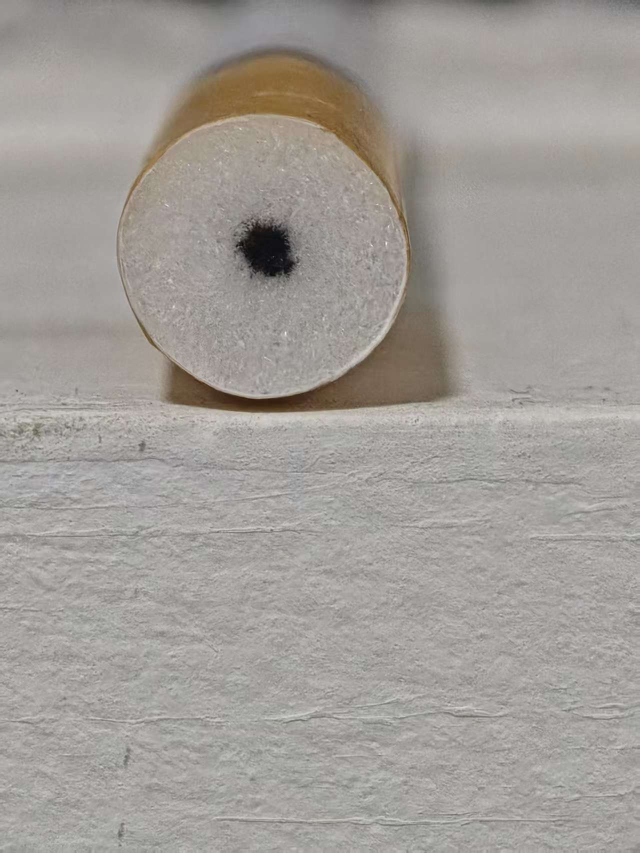
#> input picture cigt/pict/2e26e6fd2e300f2e912e168ef705a391.jpg, 1279 x 1706 px (shown at 1/2 size); its folder holds only this picture in this run
$ python test_real.py
#> lines starting #> are read from the running program, lines starting #| are printed output that depends on the picture; after the words box and inside, x2 and y2 are one past the last pixel; in counts of white or black regions, pixels touching at a corner belong together; long printed decimals are rounded
### cigt/detector/filter_detector.py
from dataclasses import dataclass, field
from typing import List, Optional, Tuple

import cv2
import numpy as np


@dataclass
class DetectionConfig:
    blur_ksize: int = 7
    canny_low: int = 40
    canny_high: int = 140

    min_filter_area: int = 500
    min_filter_circularity: float = 0.3
    min_filter_coverage: float = 0.25

    use_color: bool = True
    use_dark: bool = True
    sat_threshold: int = 70
    dark_value: int = 110
    min_area: int = 30
    min_area_ratio: float = 0.004
    max_area_ratio: float = 0.25
    max_center_dist: float = 0.6
    morph_ksize: int = 3
    line_radius_ratio: float = 0.9

    reject_threshold: float = 0.25
    reject_missing_line: bool = True
    reject_no_filter: bool = True
    filter_radius_mm: float = 3.9

    hough_param1: int = 100
    hough_param2: int = 45
    min_filter_ratio: float = 0.04
    max_filter_ratio: float = 0.65


@dataclass
class EllipseInfo:
    cx: float
    cy: float
    rx: float
    ry: float
    angle: float
    area: float

    @property
    def radius(self) -> float:
        return (abs(self.rx) + abs(self.ry)) / 2.0


@dataclass
class FlavorLineResult:
    x: int
    y: int
    area: int
    rel_x: float
    rel_y: float
    offset_ratio: float
    offset_mm: float
    ellipse: Optional[EllipseInfo] = None


@dataclass
class DetectionResult:
    filter_found: bool = False
    filter_ellipse: Optional[EllipseInfo] = None
    has_flavor_line: bool = False
    lines: List[FlavorLineResult] = field(default_factory=list)
    offset_ratio: Optional[float] = None
    offset_mm: Optional[float] = None
    qualified: Optional[bool] = None
    reject: bool = False


class FilterDetector:
    def __init__(self, cfg: Optional[DetectionConfig] = None):
        self.cfg = cfg or DetectionConfig()

    def set_config(self, cfg: DetectionConfig) -> None:
        self.cfg = cfg

    def detect(self, image: np.ndarray) -> DetectionResult:
        result = DetectionResult()
        if image is None:
            return result
        if image.ndim == 2:
            image = cv2.cvtColor(image, cv2.COLOR_GRAY2BGR)
        gray = cv2.cvtColor(image, cv2.COLOR_BGR2GRAY)

        filtered = self._filter(gray)
        edges = self._edges(filtered)
        ellipse = self._find_filter_ellipse(filtered, edges)
        if ellipse is None:
            ellipse = self._find_filter_fallback(gray)
        if ellipse is None:
            result.reject = self.cfg.reject_no_filter
            return result

        result.filter_found = True
        result.filter_ellipse = ellipse
        result.lines = self._detect_lines(image, ellipse)
        result.has_flavor_line = len(result.lines) > 0

        if result.lines:
            main = min(result.lines, key=lambda ln: ln.offset_ratio)
            result.offset_ratio = main.offset_ratio
            result.offset_mm = main.offset_mm
            exceed = any(ln.offset_ratio > self.cfg.reject_threshold for ln in result.lines)
            result.qualified = not exceed
        else:
            result.qualified = not self.cfg.reject_missing_line
        result.reject = not result.qualified
        return result

    def _filter(self, gray: np.ndarray) -> np.ndarray:
        k = max(1, self.cfg.blur_ksize | 1)
        return cv2.GaussianBlur(gray, (k, k), 0)

    def _edges(self, filtered: np.ndarray) -> np.ndarray:
        edges = cv2.Canny(filtered, self.cfg.canny_low, self.cfg.canny_high)
        edges = cv2.morphologyEx(edges, cv2.MORPH_CLOSE, np.ones((7, 7), np.uint8))
        edges = cv2.dilate(edges, np.ones((3, 3), np.uint8), iterations=1)
        return edges

    def _fit_ellipse(self, contour: np.ndarray) -> Optional[tuple]:
        if len(contour) < 5:
            return None
        try:
            return cv2.fitEllipse(contour)
        except cv2.error:
            return None

    # [19 lines left out: functions _ellipse_to_info, _coverage, not called in this run]

    def _find_filter_ellipse(self, filtered: np.ndarray, edges: np.ndarray) -> Optional[EllipseInfo]:
        h, w = filtered.shape
        min_dim = float(min(h, w))
        min_r = max(10.0, min_dim * self.cfg.min_filter_ratio)
        contours, _ = cv2.findContours(edges, cv2.RETR_EXTERNAL, cv2.CHAIN_APPROX_SIMPLE)
        best = None
        best_score = 0.0
        for c in contours:
            area = cv2.contourArea(c)
            if area < self.cfg.min_filter_area:
                continue
            perim = cv2.arcLength(c, True)
            if perim <= 0:
                continue
            circularity = 4.0 * np.pi * area / (perim * perim)
            if circularity < self.cfg.min_filter_circularity:
                continue
            ellipse = self._fit_ellipse(c)
            if ellipse is None:
                continue
            info = self._ellipse_to_info(ellipse)
            if info.radius < min_r:
                continue
            cov = self._coverage(edges, ellipse)
            if cov < self.cfg.min_filter_coverage:
                continue
            score = info.area * cov
            if score > best_score:
                best_score = score
                best = ellipse
        if best is None:
            return None
        info = self._ellipse_to_info(best)
        if not (0 < info.cx < w and 0 < info.cy < h):
            return None
        return info

    def _find_filter_fallback(self, gray: np.ndarray) -> Optional[EllipseInfo]:
        h, w = gray.shape
        target = 400.0
        scale = min(1.0, target / max(h, w))
        g = gray
        if scale < 1.0:
            g = cv2.resize(gray, (max(1, int(w * scale)), max(1, int(h * scale))), interpolation=cv2.INTER_AREA)
        gh, gw = g.shape
        g_blur = cv2.GaussianBlur(g, (self.cfg.blur_ksize, self.cfg.blur_ksize), 0)
        min_dim = float(min(h, w))
        min_r = max(5, int(min_dim * self.cfg.min_filter_ratio * scale))
        max_r = int(min_dim * self.cfg.max_filter_ratio * scale)
        best = None
        best_score = -1e9
        for param2 in (self.cfg.hough_param2, 30):
            circles = cv2.HoughCircles(
                g_blur, cv2.HOUGH_GRADIENT, dp=1.5, minDist=0.5 * min(gh, gw),
                param1=self.cfg.hough_param1, param2=param2,
                minRadius=min_r, maxRadius=max_r,
            )
            if circles is None:
                continue
            for (cx, cy, r) in circles[0, :]:
                cx, cy, r = float(cx), float(cy), float(r)
                interior = np.zeros(g.shape, dtype=np.uint8)
                cv2.circle(interior, (int(cx), int(cy)), int(r), 255, -1)
                ring = np.zeros(g.shape, dtype=np.uint8)
                cv2.circle(ring, (int(cx), int(cy)), int(r * 1.25), 255, -1)
                cv2.circle(ring, (int(cx), int(cy)), int(r * 0.85), 0, -1)
                inner = cv2.mean(g_blur, interior)[0]
                ring_mean = cv2.mean(g_blur, ring)[0]
                dark_center = self._has_dark_center(g_blur, cx, cy, r)
                score = inner - ring_mean + (40.0 if dark_center else 0.0)
                if score > best_score:
                    best_score = score
                    best = (cx / scale, cy / scale, r / scale)
        if best is None:
            return None
        cx, cy, r = best
        return EllipseInfo(cx=cx, cy=cy, rx=r, ry=r, angle=0.0, area=np.pi * r * r)

    def _has_dark_center(self, gray: np.ndarray, cx: float, cy: float, r: float) -> bool:
        mask = np.zeros(gray.shape, dtype=np.uint8)
        cv2.circle(mask, (int(cx), int(cy)), max(1, int(r * 0.35)), 255, -1)
        return cv2.mean(gray, mask)[0] < 115

    # [4 lines left out: function _ellipse_mask, not called in this run]

    def _detect_lines(self, image: np.ndarray, filter_ellipse: EllipseInfo) -> List[FlavorLineResult]:
        hsv = cv2.cvtColor(image, cv2.COLOR_BGR2HSV)
        _, sat, val = cv2.split(hsv)
        shape = image.shape[:2]

        inner = np.zeros(shape, dtype=np.uint8)
        cv2.ellipse(
            inner,
            (int(filter_ellipse.cx), int(filter_ellipse.cy)),
            (
                int(filter_ellipse.rx * self.cfg.line_radius_ratio),
                int(filter_ellipse.ry * self.cfg.line_radius_ratio),
            ),
            0,
            0,
            360,
            255,
            -1,
        )
        cand = np.zeros(shape, dtype=np.uint8)
        if self.cfg.use_dark:
            cand = np.maximum(cand, (val < self.cfg.dark_value).astype(np.uint8))
        if self.cfg.use_color:
            cand = np.maximum(cand, (sat > self.cfg.sat_threshold).astype(np.uint8))
        cand = cv2.bitwise_and(cand, inner)
        k = max(1, self.cfg.morph_ksize)
        cand = cv2.morphologyEx(cand, cv2.MORPH_OPEN, np.ones((k, k), np.uint8))
        cand = cv2.morphologyEx(cand, cv2.MORPH_CLOSE, np.ones((k, k), np.uint8))

        num, _, stats, centroids = cv2.connectedComponentsWithStats(cand, 8)
        cx, cy = filter_ellipse.cx, filter_ellipse.cy
        radius = filter_ellipse.radius
        filter_area = np.pi * filter_ellipse.rx * filter_ellipse.ry
        lines: List[FlavorLineResult] = []
        for i in range(1, num):
            area = int(stats[i, cv2.CC_STAT_AREA])
            min_a = max(self.cfg.min_area, int(self.cfg.min_area_ratio * filter_area))
            if area < min_a:
                continue
            if filter_area > 0 and area > self.cfg.max_area_ratio * filter_area:
                continue
            bx, by = float(centroids[i, 0]), float(centroids[i, 1])
            offset = np.hypot(bx - cx, by - cy)
            if radius > 0 and offset / radius > self.cfg.max_center_dist:
                continue
            comp = (cand == i).astype(np.uint8)
            contours, _ = cv2.findContours(comp, cv2.RETR_EXTERNAL, cv2.CHAIN_APPROX_SIMPLE)
            ellipse_info = None
            if contours:
                ell = self._fit_ellipse(contours[0])
                if ell is not None:
                    ellipse_info = self._ellipse_to_info(ell)
            offset_ratio = offset / radius if radius > 0 else 0.0
            offset_mm = offset_ratio * self.cfg.filter_radius_mm
            rel_x = (bx - cx) / radius if radius > 0 else 0.0
            rel_y = (by - cy) / radius if radius > 0 else 0.0
            lines.append(
                FlavorLineResult(
                    x=int(bx),
                    y=int(by),
                    area=area,
                    rel_x=rel_x,
                    rel_y=rel_y,
                    offset_ratio=float(offset_ratio),
                    offset_mm=float(offset_mm),
                    ellipse=ellipse_info,
                )
            )
        return lines

    def annotate(self, image: np.ndarray, result: DetectionResult) -> np.ndarray:
        annotated = image.copy()
        if result.filter_ellipse is not None:
            ell = result.filter_ellipse
            cv2.ellipse(
                annotated,
                (int(ell.cx), int(ell.cy)),
                (int(ell.rx), int(ell.ry)),
                0,
                0,
                360,
                (0, 255, 0),
                2,
            )
            cv2.circle(annotated, (int(ell.cx), int(ell.cy)), 3, (0, 255, 0), -1)
        for line in result.lines:
            r = max(3, int(round(np.sqrt(line.area))))
            cv2.circle(annotated, (line.x, line.y), r, (0, 0, 255), -1)
            if line.ellipse is not None:
                cv2.ellipse(
                    annotated,
                    (int(line.ellipse.cx), int(line.ellipse.cy)),
                    (int(line.ellipse.rx), int(line.ellipse.ry)),
                    line.ellipse.angle,
                    0,
                    360,
                    (255, 0, 255),
                    1,
                )
        if result.filter_found:
            if result.has_flavor_line:
                status = "OK" if result.qualified else "REJECT"
                color = (0, 255, 0) if result.qualified else (0, 0, 255)
            else:
                status = "REJECT" if result.reject else "NO LINE"
                color = (0, 0, 255) if result.reject else (0, 255, 255)
            cv2.putText(annotated, status, (10, 30), cv2.FONT_HERSHEY_SIMPLEX, 0.9, color, 2)
            if result.offset_ratio is not None:
                cv2.putText(
                    annotated,
                    f"offset={result.offset_ratio:.3f}",
                    (10, 60),
                    cv2.FONT_HERSHEY_SIMPLEX,
                    0.7,
                    (0, 255, 255),
                    2,
                )
        return annotated

### cigt/test_real.py
import os
import sys

import cv2
import numpy as np

from detector import DetectionConfig, FilterDetector


def read(path):
    return cv2.imdecode(np.fromfile(path, dtype=np.uint8), cv2.IMREAD_COLOR)


def main():
    det = FilterDetector(DetectionConfig(min_area=30))
    os.makedirs("debug_out", exist_ok=True)
    for f in sorted(os.listdir("pict")):
        if not f.lower().endswith((".jpg", ".jpeg", ".png")):
            continue
        img = read(os.path.join("pict", f))
#> in read, returned value is the input picture: shape (1706, 1279, 3); mean B, G, R 151.9, 156.7, 161.5
        r = det.detect(img)
#> in _edges, `edges = cv2.dilate(edges, np.ones((3, 3), np.uint8), iterations=1)`:
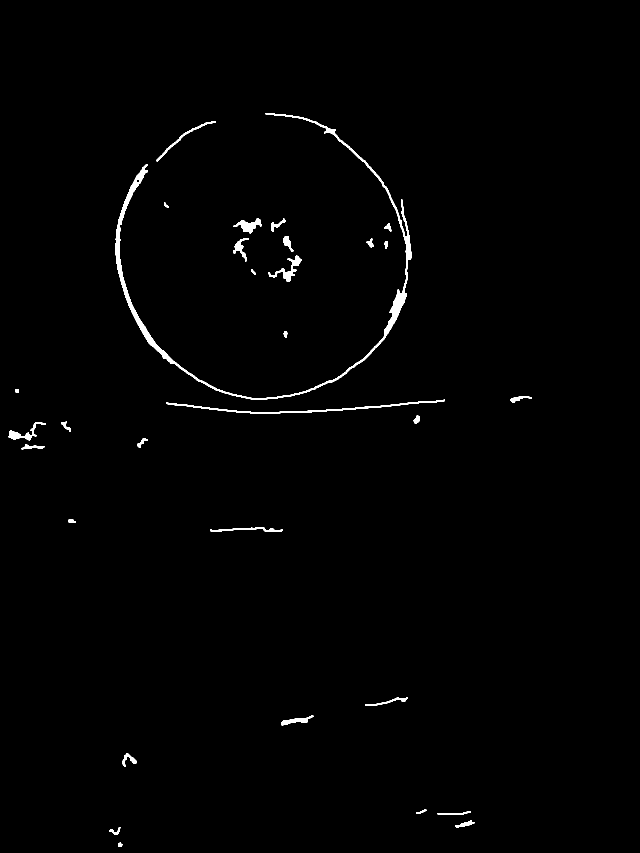
#> edges: shape (1706, 1279) (shown at 1/2 size); 0.88% white; 32 white regions
#> in _find_filter_ellipse, `contours, _ = cv2.findContours(edges, cv2.RETR_EXTERNAL, cv2.CHAIN_APP..`: contours = 32 contours; largest, box (x1, y1, x2, y2) and area: (231, 226, 823, 799) 8212, (333, 799, 890, 827) 1246, (537, 511, 604, 564) 712, (467, 436, 523, 467) 645, (313, 243, 432, 323) 448
#> the loop in _find_filter_ellipse, `for c in contours:` made 32 passes
#> area on passes 1 to 8: 49, 101.5, 197.5, 150, 57.5, 221, 392.5, 240.5
#> after the loop in _find_filter_ellipse, `for c in contours:`: best_score = 0
#> in _find_filter_fallback, `g = cv2.resize(gray, (max(1, int(w * scale)), max(1, int(h * scale))),..`:
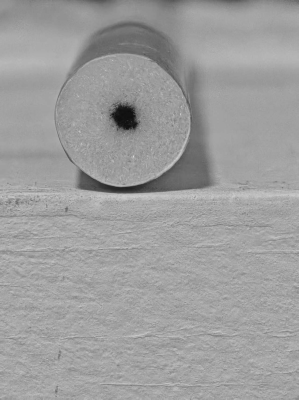
#> g: shape (400, 299); min 14, max 214, mean 157.6
#> the loop in _find_filter_fallback, `for param2 in (self.cfg.hough_param2, 30):` made 2 passes
#> circles on passes 1 to 2: [[122.2, 120.8, 68.15]], [[122.2, 120.8, 68.15]]
#> after the loop in _find_filter_fallback, `for param2 in (self.cfg.hough_param2, 30):`:
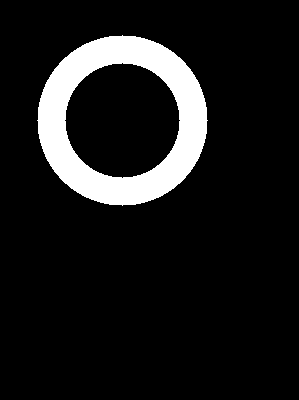
#> ring: shape (400, 299); 10.5% white; 1 white region, box (x1, y1, x2, y2) and area: (37, 35, 208, 206) 12512
#> after the loop in _find_filter_fallback, `for param2 in (self.cfg.hough_param2, 30):`: best = (521.4, 515, 290.7); best_score = 49.99
#> in _find_filter_fallback, `cx, cy, r = best`: cx = 521.4; cy = 515; r = 290.7
#> in _detect_lines, `_, sat, val = cv2.split(hsv)`:
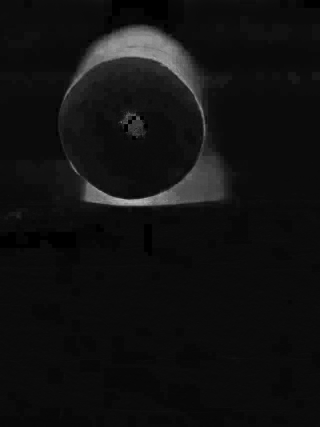
#> sat: shape (1706, 1279) (shown at 1/4 size); min 0, max 255, mean 16.6
#> in _detect_lines, `shape = image.shape[:2]`: shape = (1706, 1279)
#> in _detect_lines, `num, _, stats, centroids = cv2.connectedComponentsWithStats(cand, 8)`: num = 8; stats = [[0, 0, 1279, 1706, 2170935], [468, 435, 131, 126, 10948], [502, 436, 3, 3, 9], [494, 439, 5, 5, 22], [529, 439, 3, 4, 12], [467, 469, 5, 4, 19], [588, 494, 3, 3, 9], [481, 537, 5, 4, 20]]; centroids = [[639.5, 854.3], [534.1, 501], [503, 437], [495.8, 440.8], [530, 440.5], [469.1, 470.4], [589, 495], [483, 538.5]]
#> the loop in _detect_lines, `for i in range(1, num):` made 7 passes
#> area on passes 3, 7: 22, 20
#> after the loop in _detect_lines, `for i in range(1, num):`: lines = 1 item
#> in detect, `result.has_flavor_line = len(result.lines) > 0`: result.has_flavor_line = True
#> in detect, `result.offset_ratio = main.offset_ratio`: result.offset_ratio = 0.0651
#> in detect, `result.offset_mm = main.offset_mm`: result.offset_mm = 0.254
#> in detect, `exceed = any(ln.offset_ratio > self.cfg.reject_threshold for ln in res..`: exceed = False
#> in detect, `result.qualified = not exceed`: result.qualified = True
#> in detect, `result.reject = not result.qualified`: result.reject = False
        desc = ";".join(
            f"({ln.x},{ln.y}) off={ln.offset_ratio:.3f}" for ln in r.lines
        )
        print(
            f"{f}: filter={r.filter_found} line={r.has_flavor_line} "
            f"ellipse=({r.filter_ellipse.cx:.0f},{r.filter_ellipse.cy:.0f}) "
            f"rx={r.filter_ellipse.rx:.0f} ry={r.filter_ellipse.ry:.0f} "
            f"offset={r.offset_ratio} off_mm={r.offset_mm} "
            f"qualified={r.qualified} reject={r.reject} n={len(r.lines)} {desc}"
        )
#| 2e26e6fd2e300f2e912e168ef705a391.jpg: filter=True line=True ellipse=(521,515) rx=291 ry=291 offset=0.06509 off_mm=0.2539 qualified=True reject=False n=1 (534,500) off=0.065
        cv2.imencode(".jpg", det.annotate(img, r))[1].tofile(os.path.join("debug_out", "res_" + f))
#> in annotate, `cv2.ellipse( annotated, (int(ell.cx), int(ell.cy)), (int(ell.rx), int(..`:
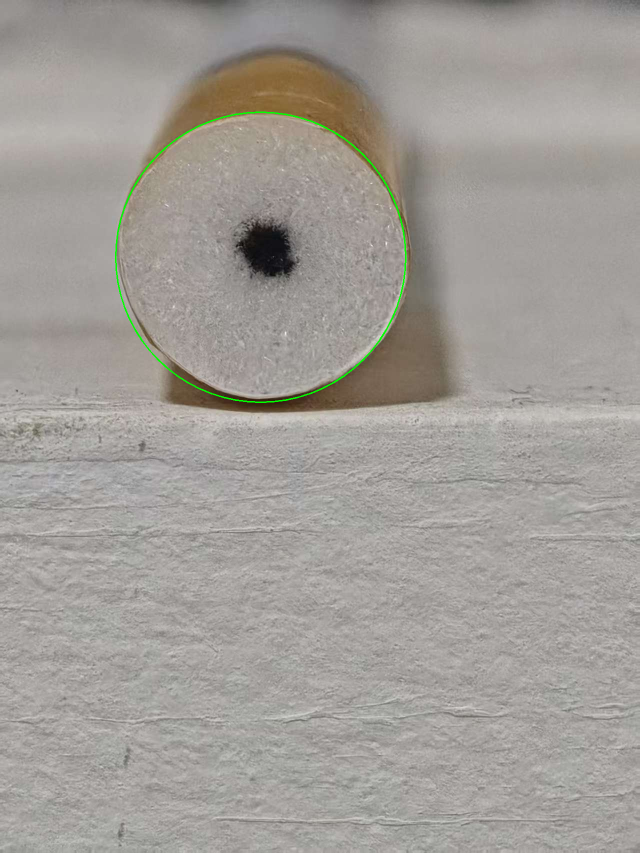
#> annotated: shape (1706, 1279, 3) (shown at 1/2 size); 0.25% of pixels changed, all inside (x1, y1, x2, y2) = (230, 223, 813, 806)
#> the loop in annotate, `for line in result.lines:` made 1 pass
#> r on pass 1: 105
#> after the loop in annotate, `for line in result.lines:`:
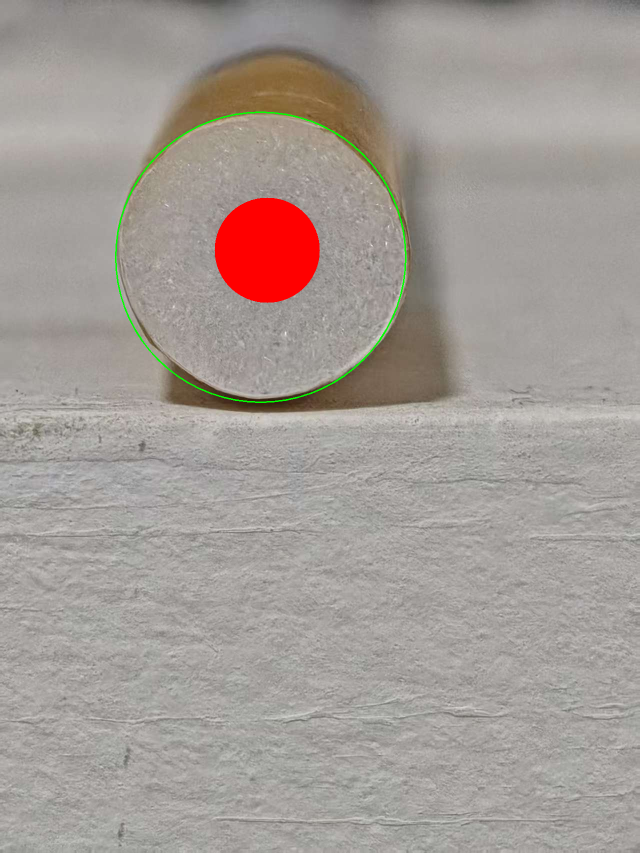
#> annotated: shape (1706, 1279, 3) (shown at 1/2 size); mean B, G, R 150, 155.3, 163.4
#> in annotate, `status = "OK" if result.qualified else "REJECT"`: status = 'OK'
#> in annotate, `color = (0, 255, 0) if result.qualified else (0, 0, 255)`: color = (0, 255, 0)
#> in annotate, `cv2.putText( annotated, f"offset={result.offset_ratio:.3f}", (10, 60),..`:
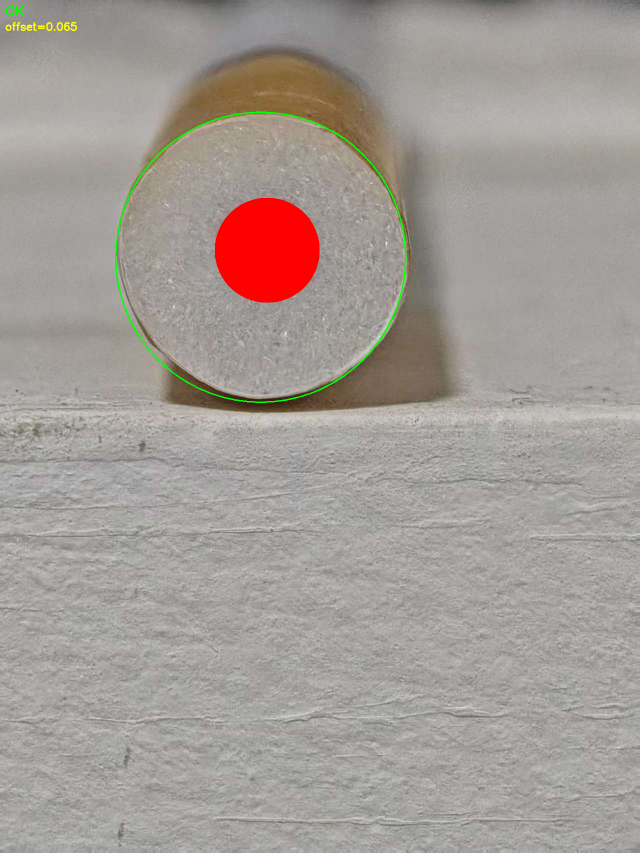
#> annotated: shape (1706, 1279, 3) (shown at 1/2 size); mean B, G, R 149.9, 155.4, 163.4


if __name__ == "__main__":
    sys.exit(main())
#> (the program exits here)
